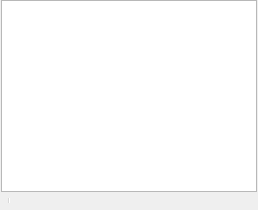
  <widget class="OBSDock" name="sceneGridDock">
   <property name="features">
    <set>QDockWidget::DockWidgetClosable|QDockWidget::DockWidgetFloatable|QDockWidget::DockWidgetMovable</set>
   </property>
   <property name="windowTitle">
    <string>Basic.Main.SceneGrid</string>
   </property>
   <attribute name="dockWidgetArea">
    <number>8</number>
   </attribute>
   <widget class="QWidget" name="sceneGridDockContents">
    <layout class="QVBoxLayout" name="sceneGridDockLayout">
     <property name="spacing">
      <number>0</number>
     </property>
     <property name="leftMargin">
      <number>1</number>
     </property>
     <property name="topMargin">
      <number>0</number>
     </property>
     <property name="rightMargin">
      <number>1</number>
     </property>
     <property name="bottomMargin">
      <number>1</number>
     </property>
     <item>
      <widget class="QFrame" name="sceneGridFrame">
       <layout class="QVBoxLayout" name="sceneGridLayout">
        <property name="spacing">
         <number>0</number>
        </property>
        <property name="leftMargin">
         <number>0</number>
        </property>
        <property name="topMargin">
         <number>0</number>
        </property>
        <property name="rightMargin">
         <number>0</number>
        </property>
        <property name="bottomMargin">
         <number>0</number>
        </property>
        <item>
         <widget class="QListWidget" name="sceneGrid">
          <property name="sizePolicy">
           <sizepolicy hsizetype="Preferred" vsizetype="Expanding">
            <horstretch>0</horstretch>
            <verstretch>0</verstretch>
           </sizepolicy>
          </property>
          <property name="viewMode">
           <enum>QListWidget::IconMode</enum>
          </property>
          <property name="iconSize">
           <size>
            <width>48</width>
            <height>48</height>
           </size>
          </property>
          <property name="resizeMode">
           <enum>QListWidget::Adjust</enum>
          </property>
          <property name="movement">
           <enum>QListWidget::Static</enum>
          </property>
          <property name="dragDropMode">
           <enum>QAbstractItemView::NoDragDrop</enum>
          </property>
          <property name="selectionMode">
           <enum>QAbstractItemView::SingleSelection</enum>
          </property>
         </widget>
        </item>
        <item>
         <widget class="QToolBar" name="sceneGridToolbar">
          <property name="sizePolicy">
           <sizepolicy hsizetype="Preferred" vsizetype="Preferred">
            <horstretch>0</horstretch>
            <verstretch>0</verstretch>
           </sizepolicy>
          </property>
          <property name="iconSize">
           <size>
            <width>16</width>
            <height>16</height>
           </size>
          </property>
          <property name="floatable">
           <bool>false</bool>
          </property>
          <addaction name="actionAddScene"/>
          <addaction name="actionRemoveScene"/>
          <addaction name="separator"/>
          <addaction name="actionSceneUp"/>
          <addaction name="actionSceneDown"/>
         </widget>
        </item>
       </layout>
      </widget>
     </item>
    </layout>
   </widget>
  </widget>
